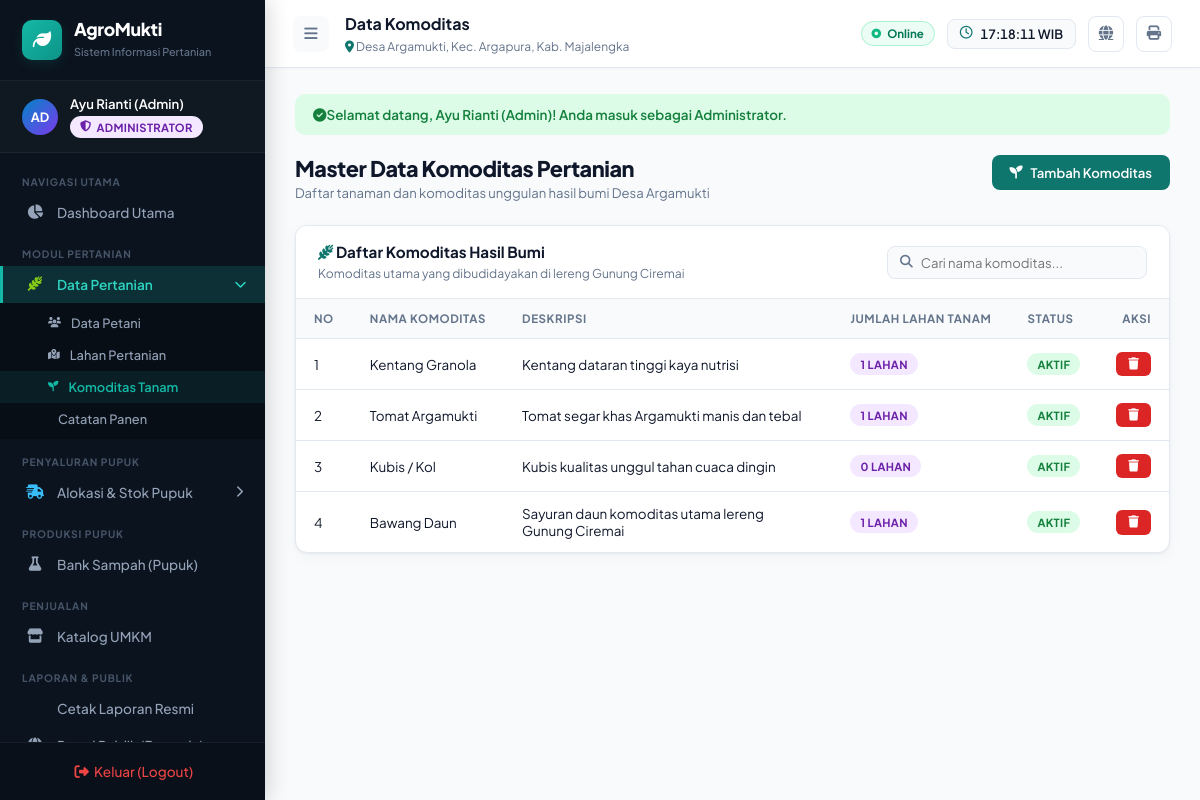
The app's page /komoditas.php (signed in) with its own data.
### tables this page shows
CREATE TABLE IF NOT EXISTS komoditas (
    id INT AUTO_INCREMENT PRIMARY KEY,
    nama VARCHAR(100) NOT NULL,
    deskripsi TEXT,
    dosis_pupuk_per_ha DECIMAL(10,2) NOT NULL DEFAULT 5.0,
    status ENUM('aktif', 'nonaktif') NOT NULL DEFAULT 'aktif'
);

### config.php (called while the page is built, shortened)
<?php
if (!function_exists('getFlash')) {
    function getFlash() {
        if (isset($_SESSION['flash'])) {
            $flash = $_SESSION['flash'];
            return $flash;
        }
        return null;
    }
}
?>

### komoditas.php (the view, shortened to what this page needs)
<?php
include 'config.php';
$komoditas_list = $conn->query("
    SELECT k.*, COUNT(l.id) as total_lahan
    FROM komoditas k
    LEFT JOIN lahan l ON l.komoditas_id = k.id
    GROUP BY k.id
    ORDER BY k.id DESC
");
include 'includes/header.php';
$flash = getFlash();
?>
<?php if ($flash): ?>
    <div style="padding:12px 18px; background: <?= $flash['type'] == 'success' ? '#dcfce7' : '#fee2e2' ?>; color: <?= $flash['type'] == 'success' ? '#15803d' : '#b91c1c' ?>; border-radius:10px; margin-bottom:20px; font-weight:600; font-size:0.84rem;">
        <i class="fa-solid <?= $flash['type'] == 'success' ? 'fa-circle-check' : 'fa-circle-exclamation' ?> me-2"></i><?= $flash['message'] ?>
    </div>
<?php endif; ?>
<div class="page-header">
    <div>
        <h3>Master Data Komoditas Pertanian</h3>
        <p>Daftar tanaman dan komoditas unggulan hasil bumi Desa Argamukti</p>
    </div>
    <button class="btn btn-primary" onclick="openModal('modalKomoditas')">
        <i class="fa-solid fa-seedling"></i> Tambah Komoditas
    </button>
</div>
<div class="card">
    <div class="card-header">
        <div>
            <h4 class="card-title"><i class="fa-solid fa-wheat-awn me-2" style="color:var(--primary);"></i> Daftar Komoditas Hasil Bumi</h4>
            <span class="card-subtitle">Komoditas utama yang dibudidayakan di lereng Gunung Ciremai</span>
        </div>
        <div class="search-input">
            <i class="fa-solid fa-magnifying-glass"></i>
            <input type="text" id="searchKom" placeholder="Cari nama komoditas..." onkeyup="filterTable('searchKom', 'tableKom')">
        </div>
    </div>
    <div class="table-wrapper">
        <table class="data-table" id="tableKom">
            <thead>
                <tr>
                    <th>No</th>
                    <th>Nama Komoditas</th>
                    <th>Deskripsi</th>
                    <th>Jumlah Lahan Tanam</th>
                    <th>Status</th>
                    <th style="text-align:right;">Aksi</th>
                </tr>
            </thead>
            <tbody>
                <?php
                $no = 1;
                while ($row = $komoditas_list->fetch_assoc()):
                ?>
                <tr>
                    <td><?= $no++ ?></td>
                    <td class="fw-bold"><?= htmlspecialchars($row['nama']) ?></td>
                    <td><?= htmlspecialchars($row['deskripsi']) ?></td>
                    <td><span class="badge badge-purple"><?= $row['total_lahan'] ?> Lahan</span></td>
                    <td>
                        <span class="badge <?= $row['status'] === 'aktif' ? 'badge-success' : 'badge-danger' ?>">
                            <?= strtoupper($row['status']) ?>
                        </span>
                    </td>
                    <td style="text-align:right;">
                        <a href="komoditas.php?delete=<?= $row['id'] ?>" class="btn btn-sm btn-danger" onclick="return confirm('Yakin hapus komoditas ini?')">
                            <i class="fa-solid fa-trash"></i>
                        </a>
                    </td>
                </tr>
                <?php endwhile; ?>
            </tbody>
        </table>
    </div>
</div>
<?php include 'includes/footer.php'; ?>

### assets/css/style.css (style rules this page uses)
:root { --primary: #0f766e; --primary-light: #14b8a6; --primary-dark: #0d9488; --primary-glow: rgba(15, 118, 110, 0.22); --secondary: #0284c7; --accent: #d97706; --danger: #dc2626; --purple: #7c3aed; --sidebar-bg: #0b131e; --sidebar-text: #94a3b8; --sidebar-hover: rgba(20, 184, 166, 0.12); --sidebar-active-bg: rgba(20, 184, 166, 0.18); --sidebar-active-text: #2dd4bf; --sidebar-border: rgba(255,255,255,0.06); --bg-main: #f8fafc; --bg-card: #ffffff; --text-dark: #0f172a; --text-muted: #64748b; --border: #e2e8f0; --shadow: 0 1px 3px rgba(0,0,0,0.05), 0 4px 16px rgba(0,0,0,0.03); --shadow-lg: 0 10px 30px rgba(0,0,0,0.08); --sidebar-width: 265px; --topbar-height: 68px; --transition: all 0.2s cubic-bezier(0.4, 0, 0.2, 1); --radius: 12px; }
*, *::before, *::after { box-sizing: border-box; margin: 0; padding: 0; }
html { scroll-behavior: smooth; }
body { font-family: 'Plus Jakarta Sans', -apple-system, BlinkMacSystemFont, 'Segoe UI', Roboto, sans-serif; background: var(--bg-main); color: var(--text-dark); min-height: 100vh; overflow-x: hidden; }
.page-header { display: flex; align-items: flex-start; justify-content: space-between; margin-bottom: 24px; flex-wrap: wrap; gap: 16px; }
.page-header h3 { font-size: 1.35rem; font-weight: 800; color: var(--text-dark); letter-spacing: -0.02em; margin-bottom: 2px; }
.page-header p { font-size: 0.82rem; color: var(--text-muted); margin: 0; }
.card { background: white; border-radius: var(--radius); border: 1px solid var(--border); box-shadow: var(--shadow); overflow: hidden; margin-bottom: 24px; }
.card-header { padding: 16px 22px; border-bottom: 1px solid var(--border); display: flex; align-items: center; justify-content: space-between; flex-wrap: wrap; gap: 12px; background: #ffffff; }
.card-title { font-size: 0.95rem; font-weight: 700; color: var(--text-dark); margin: 0; }
.card-subtitle { font-size: 0.76rem; color: var(--text-muted); margin-top: 2px; }
.table-wrapper { overflow-x: auto; }
.data-table { width: 100%; border-collapse: collapse; text-align: left; }
.data-table thead th { padding: 12px 18px; font-size: 0.72rem; font-weight: 700; color: var(--text-muted); text-transform: uppercase; letter-spacing: 0.05em; background: #f8fafc; border-bottom: 1px solid var(--border); white-space: nowrap; }
.data-table tbody td { padding: 13px 18px; font-size: 0.84rem; border-bottom: 1px solid var(--border); vertical-align: middle; color: var(--text-dark); }
.data-table tbody tr:last-child td { border-bottom: none; }
.badge { display: inline-flex; align-items: center; gap: 5px; padding: 4px 10px; border-radius: 20px; font-size: 0.7rem; font-weight: 700; white-space: nowrap; text-transform: uppercase; letter-spacing: 0.03em; }
.badge-success, .badge-aktif, .badge-selesai, .badge-disetujui, .badge-diterima { background: #dcfce7; color: #15803d; }
.badge-purple { background: #f3e8ff; color: #6b21a8; }
.btn { display: inline-flex; align-items: center; justify-content: center; gap: 8px; padding: 9px 18px; border-radius: 8px; font-size: 0.82rem; font-weight: 600; cursor: pointer; border: none; transition: var(--transition); white-space: nowrap; text-decoration: none; font-family: inherit; }
.btn-primary { background: var(--primary); color: white; }
.btn-danger { background: var(--danger); color: white; }
.btn-sm { padding: 6px 12px; font-size: 0.76rem; border-radius: 6px; }
.search-input { display: flex; align-items: center; gap: 8px; background: var(--bg-main); border: 1px solid var(--border); border-radius: 8px; padding: 7px 12px; width: 260px; }
.search-input i { color: var(--text-muted); font-size: 0.8rem; }
.search-input input { border: none; background: transparent; outline: none; font-size: 0.82rem; width: 100%; font-family: inherit; }

### records on screen
komoditas: nama "Kentang Granola", deskripsi "Kentang dataran tinggi kaya nutrisi", total_lahan "1", status "AKTIF"
komoditas: nama "Tomat Argamukti", deskripsi "Tomat segar khas Argamukti manis dan tebal", total_lahan "1", status "AKTIF"
komoditas: nama "Kubis / Kol", deskripsi "Kubis kualitas unggul tahan cuaca dingin", total_lahan "0", status "AKTIF"
komoditas: nama "Bawang Daun", deskripsi "Sayuran daun komoditas utama lereng Gunung Ciremai", total_lahan "1", status "AKTIF"

### other values on screen
$role_badge[1] "AD"
$user_nama "Ayu Rianti (Admin)"
$role_badge[0] "ADMINISTRATOR"
$page_title "Data Komoditas"
$flash['message'] "Selamat datang, Ayu Rianti (Admin)! Anda masuk sebagai Administrator."
